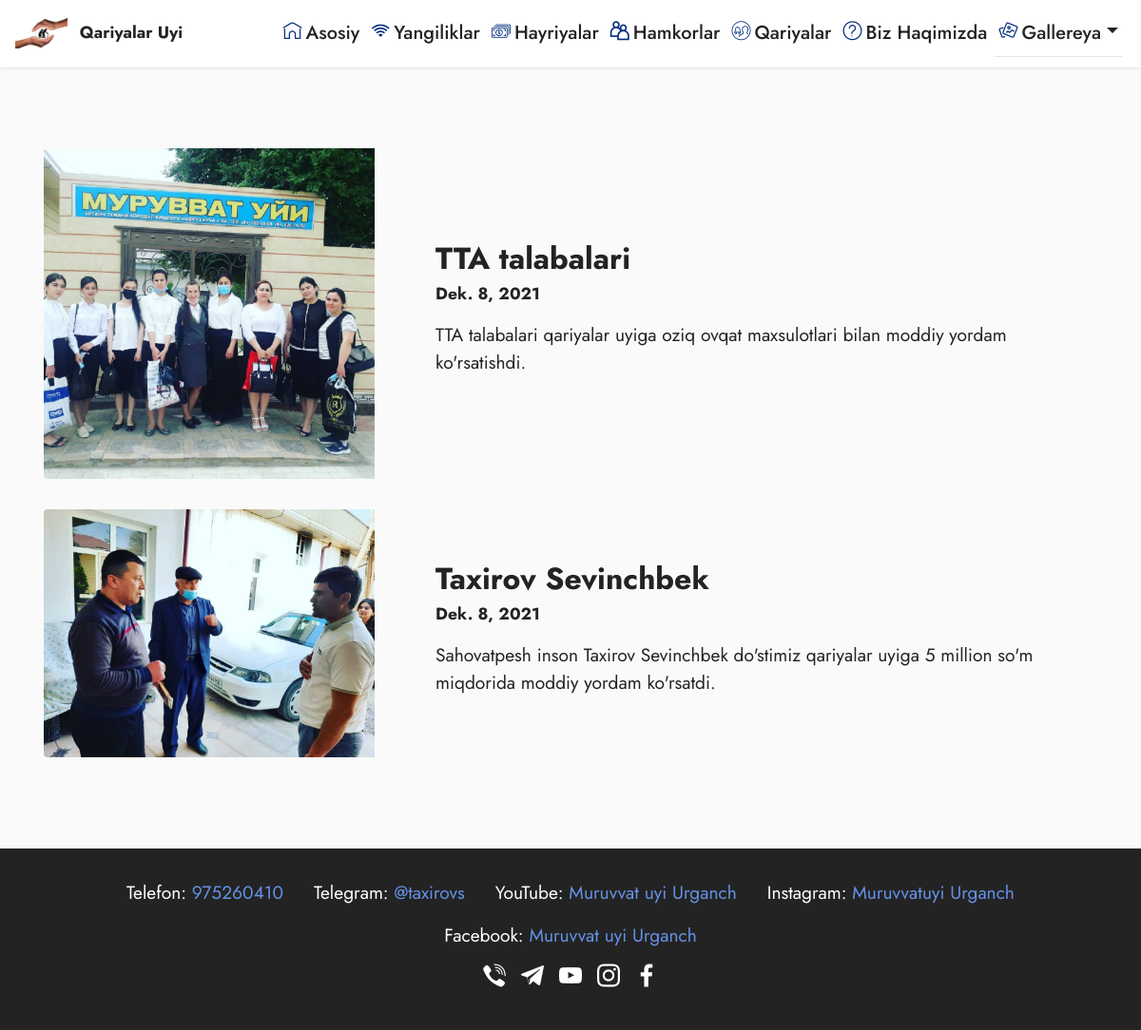
/Charities/, run on the app's committed database.
### backend/models.py (models this page shows, shortened)
class Donat(models.Model):
    title = models.CharField(
        max_length=255,
        verbose_name='Sarlavha')
    body = models.CharField(
        max_length=255,
        verbose_name='Tavsif')
    image = models.ImageField(
        upload_to = "images/",
        default  ="imges/default.jpg"
    )
    created = models.DateField(auto_now=True)
    class Meta():
        verbose_name = 'Hayriya'
        verbose_name_plural = verbose_name + 'lar'

### backend/views.py (the view)
# urls.py: path('Charities/',views.Charities,name='Charities'),
def Charities(request):
    donat = models.Donat.objects.all()
    context = {
        'donat':donat
    }
    template_name = 'Charities.html'
    return render(request,template_name,context)

### templates/Charities.html (shortened to what this page needs)
<!DOCTYPE html>
<html>
<head>
    <link rel="stylesheet" href="style.css">
    <link rel="stylesheet" href="/static/assets/web/assets/mobirise-icons2/mobirise2.css">
    <link rel="stylesheet" href="/static/assets/web/assets/mobirise-icons/mobirise-icons.css">
    <link rel="stylesheet" href="/static/assets/web/assets/mobirise-icons-bold/mobirise-icons-bold.css">
    <link rel="stylesheet" href="/static/assets/tether/tether.min.css">
    <link rel="stylesheet" href="/static/assets/bootstrap/css/bootstrap.min.css">
    <link rel="stylesheet" href="/static/assets/bootstrap/css/bootstrap-grid.min.css">
    <link rel="stylesheet" href="/static/assets/bootstrap/css/bootstrap-reboot.min.css">
    <link rel="stylesheet" href="/static/assets/animatecss/animate.css">
    <link rel="stylesheet" href="/static/assets/dropdown/css/style.css">
    <link rel="stylesheet" href="/static/assets/socicon/css/styles.css">
    <link rel="stylesheet" href="/static/assets/theme/css/style.css">
    <link rel="stylesheet" href="/static/assets/mobirise/css/mbr-additional.css" type="text/css">
</head>
<body>
    <section class="menu menu1 cid-szdHcicvhc" once="menu" id="menu1-0">
        <nav class="navbar navbar-dropdown navbar-fixed-top navbar-expand-lg">
            <div class="container-fluid pl-0 pr-0">
                <div class="navbar-brand pr-2">
                    <span class="navbar-logo">
                        <img src="/static/assets/images/mbr.jpg" alt="" style="height: 2rem;">
                    </span>
                    <span class="navbar-caption-wrap"><a class="navbar-caption text-black display-4"
                            href="#">Qariyalar Uyi</a></span>
                </div>
                <div class="collapse navbar-collapse" id="navbarSupportedContent">
                    <ul class="navbar-nav nav-dropdown nav-right " data-app-modern-menu="false">
                        <li class="nav-item mr-1" ><a style="font-size:20px;" class="text-black dropdown-item text-primary font-14 ml-0 p-1"
                            href="/." aria-expanded="false"><span
                            class="mbrib-home mbr-iconfont mbr-iconfont-btn mr-1"
                            style="color: rgb(5, 48, 128);"></span>Asosiy</a></li>
                        <li class="nav-item mr-1"><a style="font-size:20px;" class="text-black dropdown-item text-primary font-14 p-1"
                            href="/news/" aria-expanded="false"><span
                                class="mobi-mbri mobi-mbri-wifi mbr-iconfont mbr-iconfont-btn mr-1"
                                style="color: rgb(5, 48, 128);"></span>Yangiliklar</a></li>
                        <li class="nav-item mr-1"><a style="font-size:20px;" class="text-black dropdown-item text-primary font-14 p-1"
                            href="/Charities/" aria-expanded="false"><span
                                class="mbri-cash mbr-iconfont mbr-iconfont-btn mr-1"
                                style="color: rgb(5, 48, 128);"></span>Hayriyalar</a></li>
                        <li class="nav-item mr-1"><a style="font-size:20px;"
                            class="text-black dropdown-item text-primary font-14  p-1"
                            href="/Partners/" aria-expanded="false"><span
                                class="mobi-mbri mobi-mbri-users mbr-iconfont mbr-iconfont-btn mr-1"
                                style="color: rgb(5, 48, 128);"></span>Hamkorlar</a></li>
                        <li class="nav-item mr-1"><a style="font-size:20px;"
                            class="text-black dropdown-item text-primary font-14  p-1"
                            href="/Elderly/"
                            aria-expanded="false"><span
                            class="mbri-users mbr-iconfont mbr-iconfont-btn mr-1"
                            style="color: rgb(5, 48, 128);"></span>Qariyalar</a></li>
                        <li class="nav-item mr-1"><a style="font-size:20px;"
                            class="text-black dropdown-item text-primary font-14  p-1"
                            href="/about/"
                            aria-expanded="false"><span
                            class="mbrib-question mbr-iconfont mbr-iconfont-btn mr-1"
                                    style="color: rgb(5, 48, 128);"></span>Biz Haqimizda</a></li>
                        <li class="nav-item dropdown mr-1"><a style="font-size:20px;" class="text-black dropdown-item text-primary  font-14  p-1 "
                            href="#" aria-expanded="true" data-toggle="dropdown-submenu"><span
                                class="mbrib-image-gallery mbr-iconfont mbr-iconfont-btn mr-1"
                                style="color: rgb(5, 48, 128);"></span>Gallereya <span class="dropdown-toggle"></span></a>
                        </li>
                    </ul>
                </div>
            </div>
        </nav>
    </section>
    <section class="team2 cid-szedOWPV0r" xmlns="http://www.w3.org/1999/html" id="team2-y">
        <div class="container">
            {% for dont in donat %}
            <div class="card">
                <div class="card-wrapper">
                    <div class="row align-items-center">
                        <div class="col-12 col-md-4">
                            <div class="image-wrapper">
                                <img src="{{dont.image.url}}" alt="Mobirise">
                            </div>
                        </div>
                        <div class="col-12 col-md">
                            <div class="card-box">
                                <h5 class="card-title mbr-fonts-style m-0 display-5">
                                    <strong>{{dont.title}}</strong>
                                </h5>
                                <h6 class="mbr-fonts-style mb-3 display-4"><strong>{{dont.created}}</strong></h6>
                                <p class="mbr-text mbr-fonts-style display-7">
                                    {{ dont.body }}
                                </p>
                            </div>
                        </div>
                    </div>
                </div>
            </div>
            {% endfor %}
        </div>
    </section>
    <section class="footer3 cid-sze2fdtUrB mbr-reveal" once="footers" id="footer3-k">
        <div class="container">
            <div class="media-container-row align-center mbr-white">
                <div class="row row-links">
                    <ul class="foot-menu">
                        <li class="foot-menu-item mbr-fonts-style display-7">Telefon:  <a href="tel:+998975260410" target="_blank">975260410</a></li>
                        <li class="foot-menu-item mbr-fonts-style display-7">Telegram: <a href="https://t.me/taxirovs" target="_blank">@taxirovs</a></li>
                        <li class="foot-menu-item mbr-fonts-style display-7">YouTube: <A href="https://www.youtube.com/channel/UCcydwBInhVoG69_kxQdYpKA">Muruvvat uyi Urganch</A></li>
                        <li class="foot-menu-item mbr-fonts-style display-7">Instagram: <a href="https://www.instagram.com/muruvat_uyi_urganch/">Muruvvatuyi Urganch</a></li>
                        <li class="foot-menu-item mbr-fonts-style display-7">Facebook: <a href="https://www.facebook.com/muruvvatuyi.urganch">Muruvvat uyi Urganch</a></li>
                    </ul>
                </div>
                <div class="row social-row">
                    <div class="social-list align-right pb-2">
                        <div class="soc-item">
                            <a href="tel:+998975260410" target="_blank">
                                <span class="mbr-iconfont mbr-iconfont-social socicon-viber socicon"></span>
                            </a>
                        </div>
                        <div class="soc-item">
                            <a href="https://t.me/taxirovs" target="_blank">
                                <span class="mbr-iconfont mbr-iconfont-social socicon-telegram socicon"></span>
                            </a>
                        </div>
                        <div class="soc-item">
                            <a href="https://www.youtube.com/channel/UCcydwBInhVoG69_kxQdYpKA" target="_blank">
                                <span class="socicon-youtube socicon mbr-iconfont mbr-iconfont-social"></span>
                            </a>
                        </div>
                        <div class="soc-item">
                            <a href="https://www.instagram.com/muruvat_uyi_urganch/" target="_blank">
                                <span class="socicon-instagram socicon mbr-iconfont mbr-iconfont-social"></span>
                            </a>
                        </div>
                        <div class="soc-item">
                            <a href="https://www.facebook.com/muruvvatuyi.urganch" target="_blank">
                                <span class="mbr-iconfont mbr-iconfont-social socicon-facebook socicon"></span>
                            </a>
                        </div>
                    </div>
                </div>
            </div>
        </div>
    </section>
</body>
</html>

### static/assets/dropdown/css/style.css (style rules this page uses)
.navbar-dropdown { left: 0; padding: 0; position: absolute; right: 0; top: 0; transition: all 0.45s ease; z-index: 1030; background: #282828; }
.navbar-dropdown .navbar-logo { margin-right: 0.8rem; transition: margin 0.3s ease-in-out; vertical-align: middle; }
.navbar-dropdown .navbar-logo img { height: 3.125rem; transition: all 0.3s ease-in-out; }
.navbar-dropdown .navbar-caption { font-weight: 700; white-space: normal; vertical-align: -4px; line-height: 3.125rem !important; }
.navbar-dropdown .navbar-caption, .navbar-dropdown .navbar-caption:hover { color: inherit; text-decoration: none; }
.navbar-dropdown.navbar-fixed-top { position: fixed; }
.navbar-dropdown .navbar-brand span { vertical-align: -4px; }
.nav-dropdown { font-size: 0.75rem; font-weight: 500; height: auto !important; }
.nav-dropdown .link::after, .nav-dropdown .dropdown-item::after { color: inherit; }
.nav-dropdown .dropdown-item { font-weight: 500; line-height: 2; padding: 0.3846em 4.615em 0.3846em 1.5385em; position: relative; transition: color .2s ease-in-out, background-color .2s ease-in-out; }
.nav-dropdown .dropdown-item::after { margin-top: -0.3077em; position: absolute; right: 1.1538em; top: 50%; }

### static/assets/theme/css/style.css (style rules this page uses)
section { background-color: #ffffff; }
body { font-style: normal; line-height: 1.5; font-weight: 400; color: #232323; position: relative; }
section, .container, .container-fluid { position: relative; word-wrap: break-word; }
a { font-style: normal; font-weight: 400; cursor: pointer; }
a, a:hover { text-decoration: none; }
.mbr-text { font-style: normal; line-height: 1.7; }
h1, h2, h3, h4, h5, h6, .display-1, .display-2, .display-4, .display-5, .display-7, span, p, a { line-height: 1; word-break: break-word; word-wrap: break-word; font-weight: 400; }
b, strong { font-weight: bold; }
section { background-position: 50% 50%; background-repeat: no-repeat; background-size: cover; }
.mbr-white { color: #ffffff; }
.align-center { text-align: center; }
.align-right { text-align: right; }
.media-container-row { display: flex; flex-direction: row; flex-wrap: wrap; justify-content: center; align-content: center; align-items: start; }
@media (min-width: 992px) { .media-container-row { flex-wrap: nowrap; } }
img, iframe { display: block; width: 100%; }
.card { background-color: transparent; border: none; }
.card-box { width: 100%; }
.menu .navbar-brand { display: -webkit-flex; }
.menu .navbar-brand span { display: flex; display: -webkit-flex; }
.menu .navbar-brand .navbar-caption-wrap { display: -webkit-flex; }
.menu .navbar-brand .navbar-logo img { display: -webkit-flex; width: auto; }
@media (min-width: 992px) { .menu .navbar-nav.nav-dropdown { display: -webkit-flex; } }
.navbar { display: -webkit-flex; -webkit-flex-wrap: wrap; -webkit-align-items: center; -webkit-justify-content: space-between; }
.navbar-collapse { -webkit-flex-basis: 100%; -webkit-flex-grow: 1; -webkit-align-items: center; }
.row { display: -webkit-flex; -webkit-flex-wrap: wrap; }
.card-wrapper { -webkit-flex: 1; }
html, body { height: auto; min-height: 100vh; }
ul, ol, pre, blockquote { margin-bottom: 2.3125rem; }
@media (min-width: 992px) { .container { padding-left: 16px; padding-right: 16px; } }
@media (min-width: 992px) { .row { margin-left: -16px; margin-right: -16px; } }
@media (min-width: 992px) { .row > [class*=col] { padding-left: 16px; padding-right: 16px; } }
@media (min-width: 768px) { .container-fluid { padding-left: 32px; padding-right: 32px; } }
.card-wrapper, .item-wrapper { overflow: hidden; }

### data on the page
Donat: image (picture), title "TTA talabalari", created "Dek. 8, 2021", body "TTA talabalari qariyalar uyiga oziq ovqat maxsulotlari bilan moddiy yordam ko'rsatishdi."
Donat: image (picture), title "Taxirov Sevinchbek", created "Dek. 8, 2021", body "Sahovatpesh inson Taxirov Sevinchbek do'stimiz qariyalar uyiga 5 million so'm miqdorida moddiy yordam ko'rsatdi."
